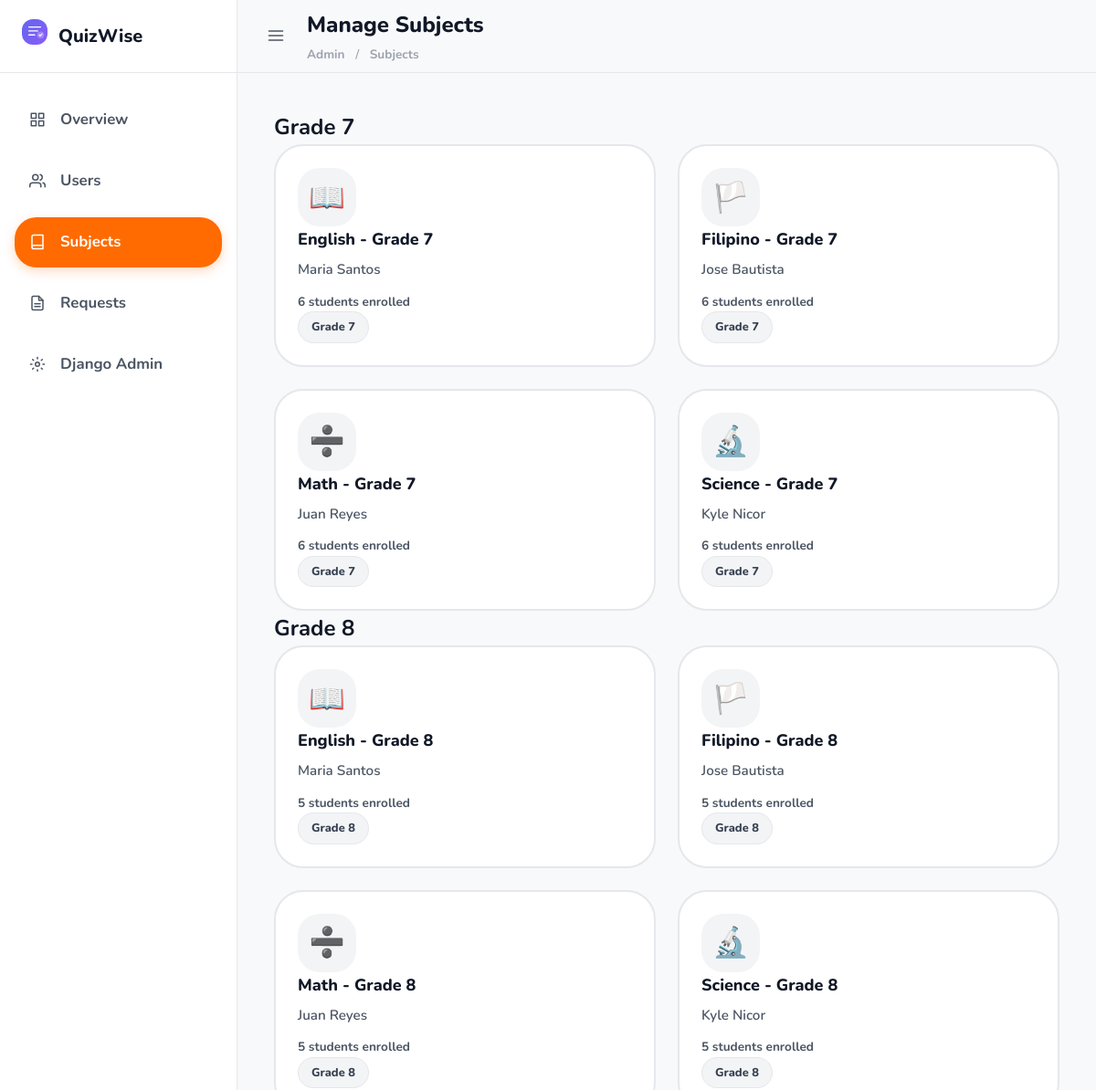
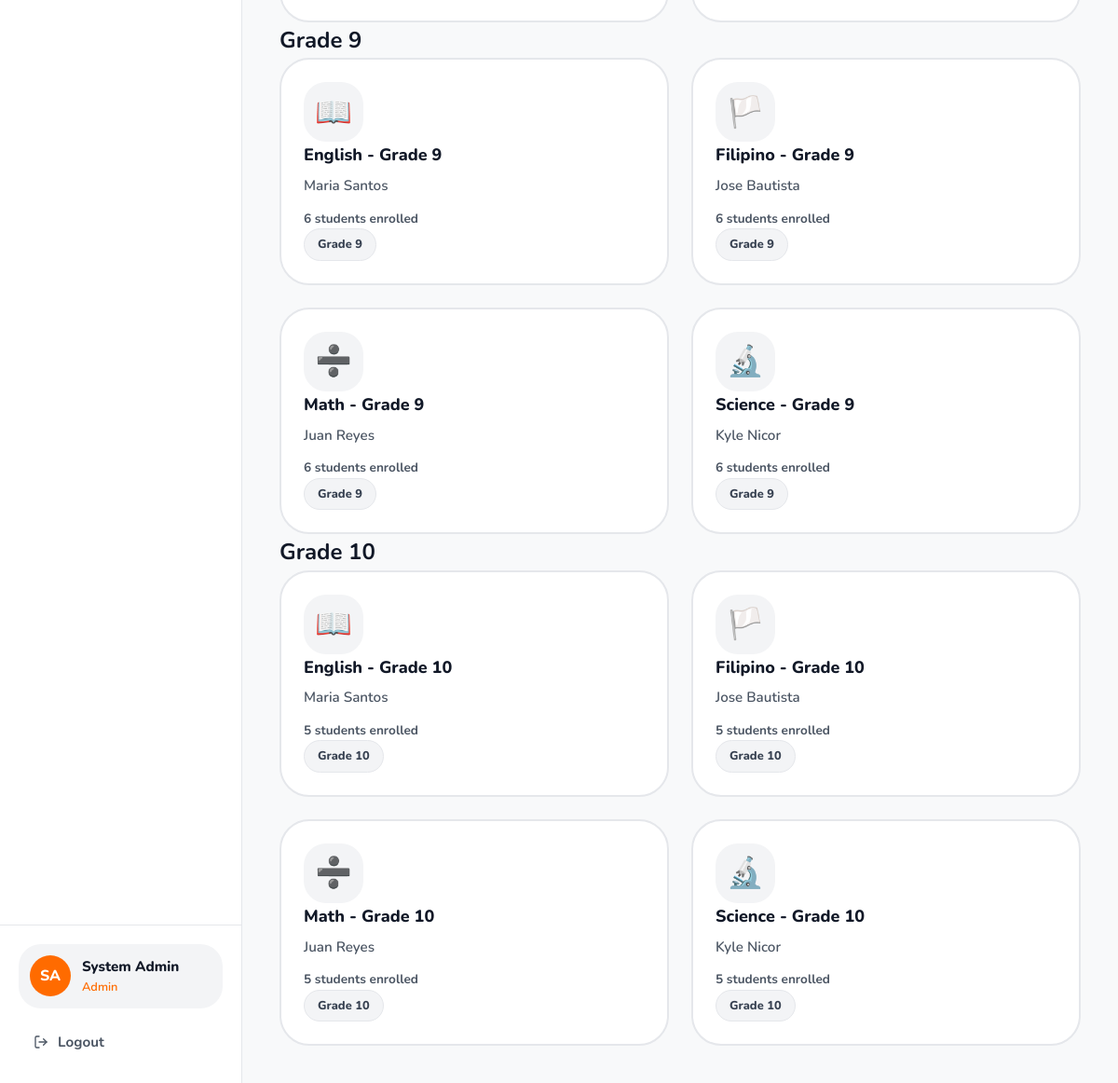
Before: /admin-dashboard/subjects/ (signed in) with the older database file (2 pictures, top to bottom).
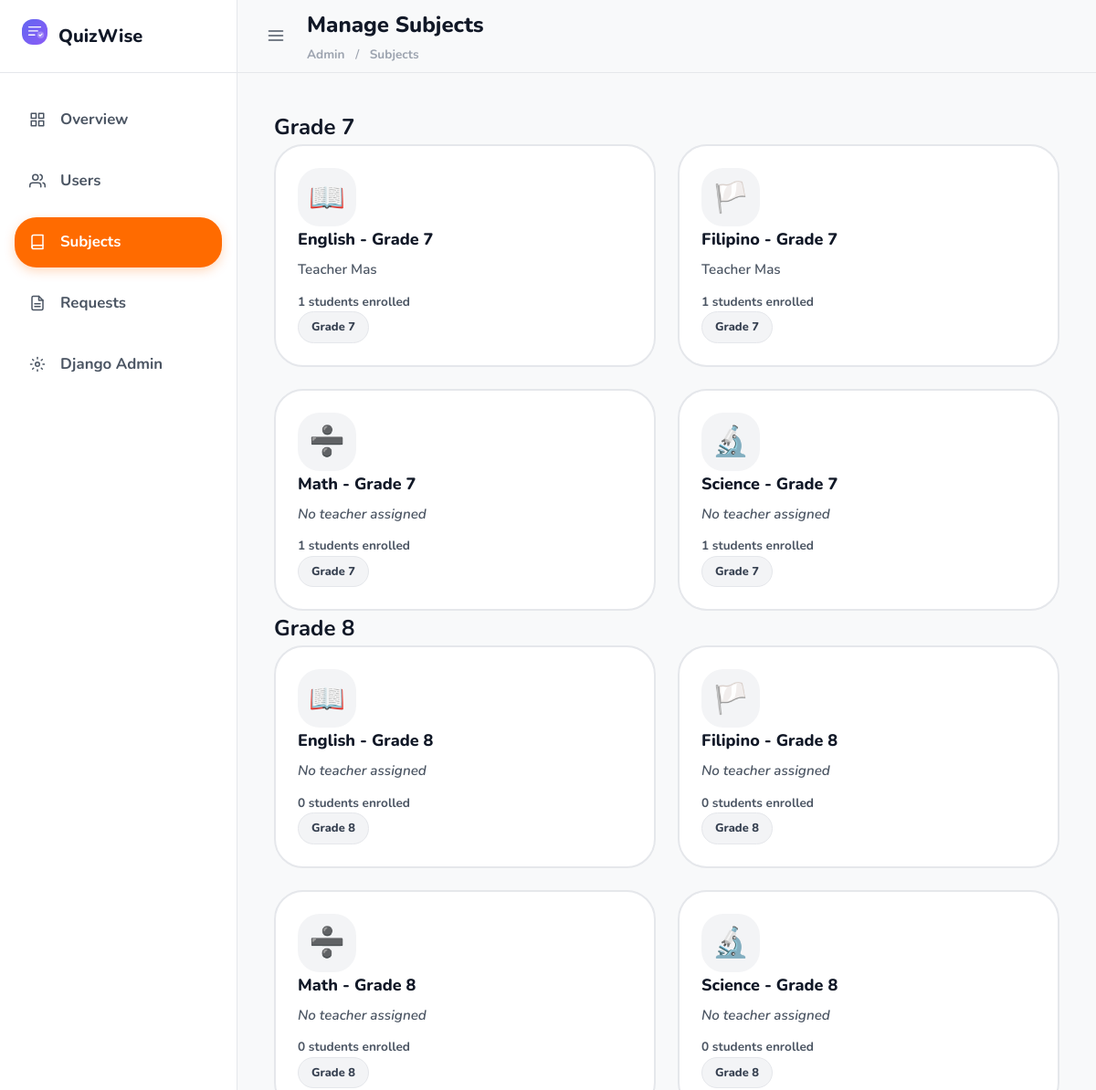
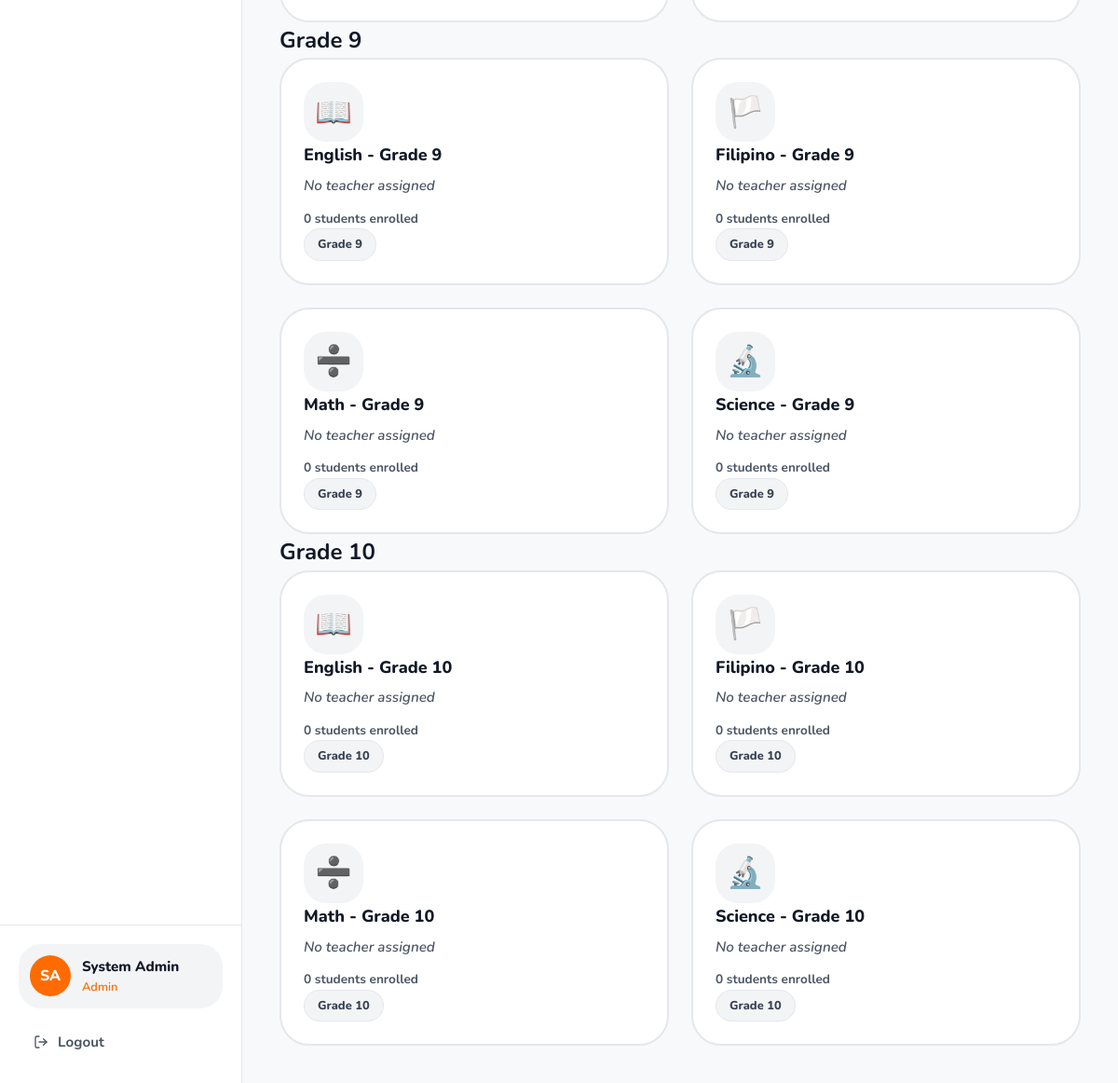
After: the same page with the newer database file (2 pictures, top to bottom).
### subjects/models.py (models this page shows, shortened)
class Subject(models.Model):
    SUBJECT_ENGLISH = 'english'
    SUBJECT_MATH = 'math'
    SUBJECT_SCIENCE = 'science'
    SUBJECT_FILIPINO = 'filipino'
    SUBJECT_CODE_CHOICES = [
        (SUBJECT_ENGLISH, 'English'),
        (SUBJECT_MATH, 'Math'),
        (SUBJECT_SCIENCE, 'Science'),
        (SUBJECT_FILIPINO, 'Filipino'),
    ]
    GRADE_CHOICES = [
        (7, 'Grade 7'),
        (8, 'Grade 8'),
        (9, 'Grade 9'),
        (10, 'Grade 10'),
    ]
    subject_id = models.UUIDField(primary_key=True, default=uuid.uuid4, editable=False)
    subject_code = models.CharField(
        max_length=20,
        choices=SUBJECT_CODE_CHOICES,
        help_text='Subject category'
    )
    grade_level = models.IntegerField(
        choices=GRADE_CHOICES,
        help_text='Grade level for this subject'
    )
    name = models.CharField(
        max_length=200,
        help_text='Full display name e.g. "English - Grade 7"'
    )
    description = models.TextField(blank=True)
    teacher = models.ForeignKey(
        settings.AUTH_USER_MODEL,
        on_delete=models.SET_NULL,
        null=True,
        blank=True,
        related_name='teaching_subjects',
        limit_choices_to={'role': 1}  # ROLE_TEACHER
    )
    passing_score = models.IntegerField(
        default=50,
        help_text='Minimum score (0-100) required to advance to next grade level'
    )
    created_at = models.DateTimeField(auto_now_add=True)
    class Meta:
        db_table = 'subjects'
        unique_together = ('subject_code', 'grade_level')
        ordering = ['grade_level', 'subject_code']

### accounts/models.py (models this page shows, shortened)
class CustomUser(AbstractUser):
    ROLE_ADMIN = 0
    ROLE_TEACHER = 1
    ROLE_STUDENT = 2
    ROLE_CHOICES = [
        (ROLE_ADMIN, 'Admin'),
        (ROLE_TEACHER, 'Teacher'),
        (ROLE_STUDENT, 'Student'),
    ]
    user_id = models.UUIDField(
        primary_key=True,
        default=uuid.uuid4,
        editable=False
    )
    school_id = models.CharField(
        max_length=20,
        unique=True,
        help_text='School-issued ID number (used to log in)'
    )
    role = models.IntegerField(
        choices=ROLE_CHOICES,
        default=ROLE_STUDENT
    )
    first_name = models.CharField(max_length=100, blank=False)
    last_name = models.CharField(max_length=100, blank=False)
    is_active = models.BooleanField(default=True)
    created_at = models.DateTimeField(auto_now_add=True)
    USERNAME_FIELD = 'school_id'
    REQUIRED_FIELDS = ['username', 'first_name', 'last_name', 'role']
    class Meta:
        db_table = 'users'
    @property
    def full_name(self):
        return f"{self.first_name} {self.last_name}"

### dashboard/views.py (the view)
# urls.py: path('admin-dashboard/subjects/', views.admin_subjects, name='admin-subjects'),
@login_required
def admin_subjects(request):
    if not (request.user.role == CustomUser.ROLE_ADMIN or request.user.is_superuser):
        return redirect('login')
    subjects = Subject.objects.select_related('teacher').order_by('grade_level', 'subject_code')
    context = {
        'subjects': subjects,
        'grade_list': [7, 8, 9, 10],
    }
    return render(request, 'dashboard/admin/subjects.html', context)

### templates/dashboard/admin/subjects.html (shortened to what this page needs)
{% extends 'dashboard/base_dashboard.html' %}
{% block page_title %}Manage Subjects{% endblock %}
{% block breadcrumb %}<a href="{% url 'admin-dashboard' %}" style="color: inherit; text-decoration: none;">Admin</a> <span style="margin: 0 8px;">/</span> <a href="{% url 'admin-subjects' %}" style="color: inherit; text-decoration: none;">Subjects</a>{% endblock %}
{% block sidebar_nav %}
<a href="{% url 'admin-dashboard' %}" class="nav-item">
    <svg width="18" height="18" viewBox="0 0 24 24" fill="none" stroke="currentColor" stroke-width="2" stroke-linecap="round" stroke-linejoin="round"><rect x="3" y="3" width="7" height="7"/><rect x="14" y="3" width="7" height="7"/><rect x="14" y="14" width="7" height="7"/><rect x="3" y="14" width="7" height="7"/></svg>
    <span>Overview</span>
</a>
<a href="{% url 'admin-users' %}" class="nav-item">
    <svg width="18" height="18" viewBox="0 0 24 24" fill="none" stroke="currentColor" stroke-width="2" stroke-linecap="round" stroke-linejoin="round"><path d="M17 21v-2a4 4 0 0 0-4-4H5a4 4 0 0 0-4 4v2"/><circle cx="9" cy="7" r="4"/><path d="M23 21v-2a4 4 0 0 0-3-3.87"/><path d="M16 3.13a4 4 0 0 1 0 7.75"/></svg>
    <span>Users</span>
</a>
<a href="{% url 'admin-subjects' %}" class="nav-item active">
    <svg width="18" height="18" viewBox="0 0 24 24" fill="none" stroke="currentColor" stroke-width="2" stroke-linecap="round" stroke-linejoin="round"><path d="M4 19.5A2.5 2.5 0 0 1 6.5 17H20"/><path d="M6.5 2H20v20H6.5A2.5 2.5 0 0 1 4 19.5v-15A2.5 2.5 0 0 1 6.5 2z"/></svg>
    <span>Subjects</span>
</a>
<a href="{% url 'admin-reg-requests' %}" class="nav-item">
    <span>Requests</span>
</a>
<a href="/admin/" target="_blank" class="nav-item">
    <span>Django Admin</span>
</a>
{% endblock %}
{% block dashboard_content %}
{% for grade in grade_list %}
<div class="section-header">
    <h2 class="section-title">Grade {{ grade }}</h2>
</div>
<div class="subjects-grid">
    {% for subject in subjects %}
    {% if subject.grade_level == grade %}
    <a href="{% url 'admin-subject-detail' subject.subject_id %}" class="subject-card subject-card-{{ subject.subject_code }}" style="text-decoration:none; display:block;">
        <div class="subject-card-icon">
            {% if subject.subject_code == 'english' %}📖
            {% elif subject.subject_code == 'math' %}➗
            {% elif subject.subject_code == 'science' %}🔬
            {% elif subject.subject_code == 'filipino' %}🏳️
            {% endif %}
        </div>
        <div class="subject-card-info">
            <div class="subject-card-name" style="color:var(--text-primary);">{{ subject.name }}</div>
            <div class="subject-card-teacher" style="color:var(--text-secondary);">
                {% if subject.teacher %}{{ subject.teacher.full_name }}{% else %}<em>No teacher assigned</em>{% endif %}
            </div>
            <div class="subject-card-stats" style="color:var(--text-secondary);">
                <span>{{ subject.enrollments.count }} students enrolled</span>
            </div>
        </div>
        <span class="badge badge-grade">Grade {{ subject.grade_level }}</span>
    </a>
    {% endif %}
    {% endfor %}
</div>
{% endfor %}
{% endblock %}

Changed rows visible on the page:
changed Subject "English - Grade 7": teacher.full_name "Maria Santos" → "Teacher Mas"; enrollments.count "6" → "1"
changed Subject "Filipino - Grade 7": teacher.full_name "Jose Bautista" → "Teacher Mas"; enrollments.count "6" → "1"
changed Subject "Math - Grade 7": enrollments.count "6" → "1"
changed Subject "Science - Grade 7": enrollments.count "6" → "1"
changed Subject "English - Grade 8": enrollments.count "5" → "0"
changed Subject "Filipino - Grade 8": enrollments.count "5" → "0"
changed Subject "Math - Grade 8": enrollments.count "5" → "0"
changed Subject "Science - Grade 8": enrollments.count "5" → "0"
changed Subject "English - Grade 9": enrollments.count "6" → "0"
changed Subject "Filipino - Grade 9": enrollments.count "6" → "0"
changed Subject "Math - Grade 9": enrollments.count "6" → "0"
changed Subject "Science - Grade 9": enrollments.count "6" → "0"
changed Subject "English - Grade 10": enrollments.count "5" → "0"
changed Subject "Filipino - Grade 10": enrollments.count "5" → "0"
changed Subject "Math - Grade 10": enrollments.count "5" → "0"
changed Subject "Science - Grade 10": enrollments.count "5" → "0"
Other visible differences:
list line gone: "Juan Reyes"
new list line: "No teacher assigned"
list line gone: "Kyle Nicor"
list line gone: "Maria Santos"
list line gone: "Jose Bautista"
